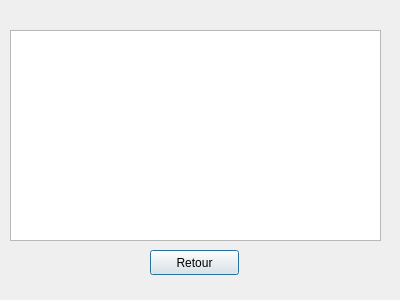
<?xml version="1.0" encoding="UTF-8"?>
<ui version="4.0">
 <class>AfficherMatieres</class>
 <widget class="QDialog" name="AfficherMatieres">
  <property name="geometry">
   <rect>
    <x>0</x>
    <y>0</y>
    <width>400</width>
    <height>300</height>
   </rect>
  </property>
  <property name="windowTitle">
   <string>Dialog</string>
  </property>
  <widget class="QPushButton" name="retour">
   <property name="geometry">
    <rect>
     <x>150</x>
     <y>250</y>
     <width>89</width>
     <height>25</height>
    </rect>
   </property>
   <property name="text">
    <string>Retour</string>
   </property>
  </widget>
  <widget class="QTableView" name="tableView">
   <property name="geometry">
    <rect>
     <x>10</x>
     <y>30</y>
     <width>371</width>
     <height>211</height>
    </rect>
   </property>
  </widget>
 </widget>
 <resources/>
 <connections/>
</ui>
